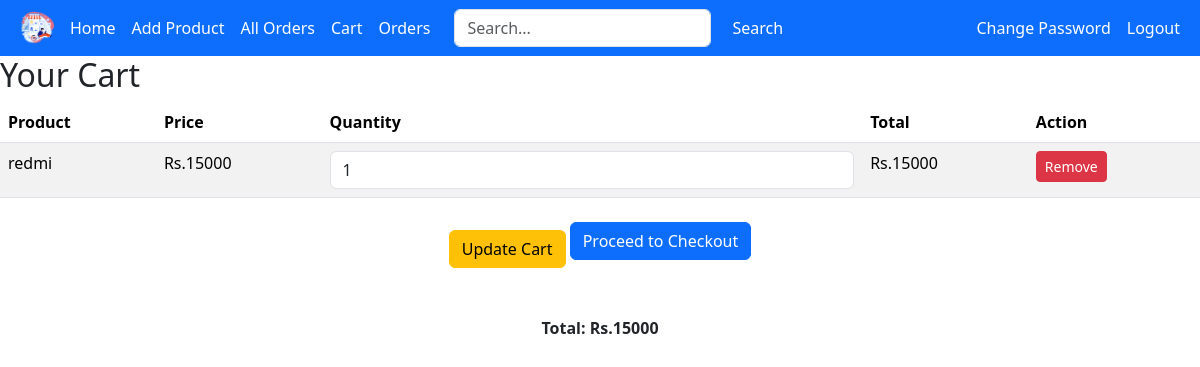
The app's page /cart/ (signed in) with its own data.
### app/models.py (models this page shows, shortened)
class OrderItem(models.Model):
    user = models.ForeignKey(User, on_delete=models.CASCADE)
    product = models.ForeignKey(Product, on_delete=models.CASCADE)
    quantity = models.IntegerField(default=0)
    ordered=models.BooleanField(default=False)
    def get_total_item_price(self):
        return self.quantity*self.product.price

class Product(models.Model):
    name = models.CharField(max_length=60)
    price = models.IntegerField(default=0)
    category = models.ForeignKey(Category, on_delete=models.CASCADE, default=1)
    description = models.CharField(
        max_length=250, default='', blank=True, null=True)
    image = models.ImageField(upload_to='products/')

### app/views.py (the view, shortened to what this page needs)
# urls.py: path('cart/', views.view_cart, name='cart'),
def view_cart(request):
    cart_items = OrderItem.objects.filter(user=request.user, ordered=False)
    total_price = sum(item.get_total_item_price() for item in cart_items)
    request.session['total_price']= total_price
    context = {
        'cart_items': cart_items,
        'total_price': total_price,
    }
    return render(request, 'view_cart.html', context)

### app/templates/view_cart.html (shortened to what this page needs)
{% extends "base.html" %}
{% block content %}
<h2>Your Cart</h2>
{% if cart_items %}
<form method="POST" action="{% url 'cart' %}">
    <table class="table table-striped">
        <thead>
            <tr>
                <th>Product</th>
                <th>Price</th>
                <th>Quantity</th>
                <th>Total</th>
                <th>Action</th>
            </tr>
        </thead>
        <tbody>
            {% for item in cart_items %}
            <tr>
                <td>{{ item.product.name }}</td>
                <td>Rs.{{ item.product.price }}</td>
                <td>
                    <input type="number" name="quantity_{{ item.id }}" value="{{ item.quantity }}" min="0" class="form-control">
                </td>
                <td>Rs.{{ item.get_total_item_price }}</td>
                <td>
                    <a href="{% url 'remove_from_cart' item.id %}" class="btn btn-danger btn-sm">Remove</a>
                </td>
            </tr>
            {% endfor %}
        </tbody>
    </table>
    <div class="text-center">
        <button type="submit" class="btn btn-warning mt-3">Update Cart</button>
        <a href="{% url "checkout" %}" class="btn btn-primary">Proceed to Checkout</a>
    </div>
</form>
{% else %}
<p>No items in your cart.</p>
{% endif %}
<br>
<br>
<p class="text-center"><strong>Total: Rs.{{ total_price }}</strong></p>
{% endblock %}

### records on screen
OrderItem: product.name "redmi", product.price "15000", quantity "1", get_total_item_price "15000"

### other values on screen
{{ total_price }} "15000"
